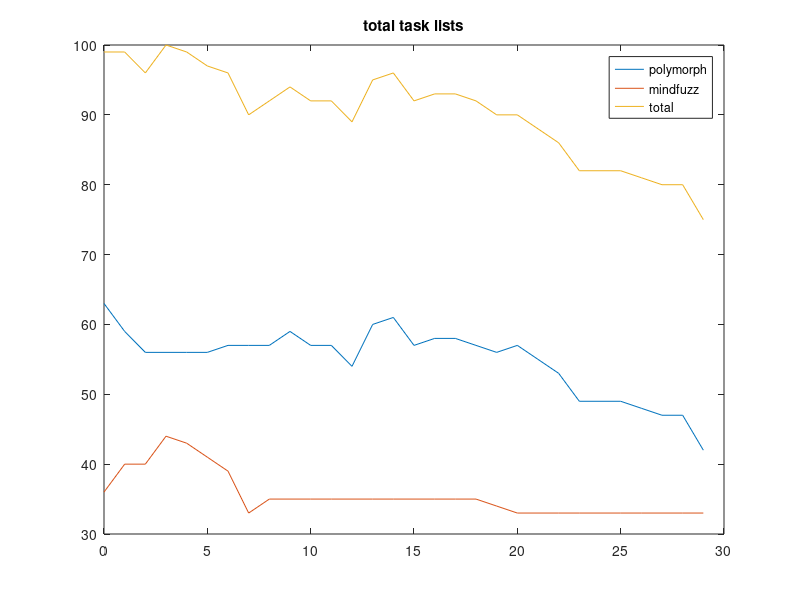
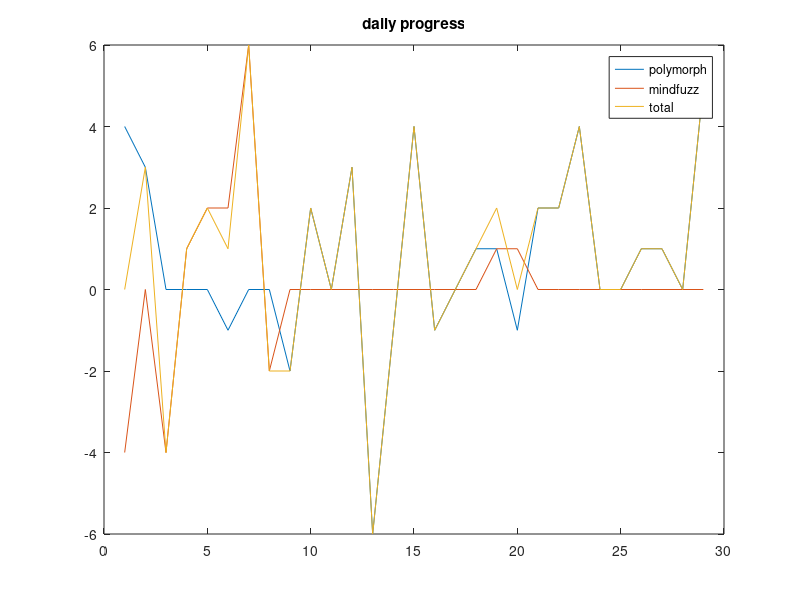

The MATLAB script that drew these images, in order:
close all
clear all

polymorph_pixel_tasks = [63,59,56,56,56,56,57,57,57,59,57,57,54,60,61,...
    57,58,58,57,56,57,55,53,49,49,49,48,47,47,42]';
mindfuzz_design_tasks = [36,40,40,44,43,41,39,33,35,35,35,35,35,35,35,...
    35,35,35,35,34,33,33,33,33,33,33,33,33,33,33]';
total_design_tasks = polymorph_pixel_tasks + mindfuzz_design_tasks;

l = length(polymorph_pixel_tasks);

x = linspace(0, l-1, l);

polymorph_deltas = polymorph_pixel_tasks(2:l) -...
    polymorph_pixel_tasks(1:l-1);
mindfuzz_deltas = mindfuzz_design_tasks(2:l) -...
    mindfuzz_design_tasks(1:l-1);
total_deltas = polymorph_deltas + mindfuzz_deltas;

figure
plot(x,polymorph_pixel_tasks);
hold on
plot(x,mindfuzz_design_tasks);
plot(x,total_design_tasks);
title('total task lists');
legend('polymorph','mindfuzz','total');

figure
plot(-1*polymorph_deltas);
hold on
plot(-1*mindfuzz_deltas);
plot(-1*total_deltas);
title('daily progress');
legend('polymorph', 'mindfuzz', 'total');
